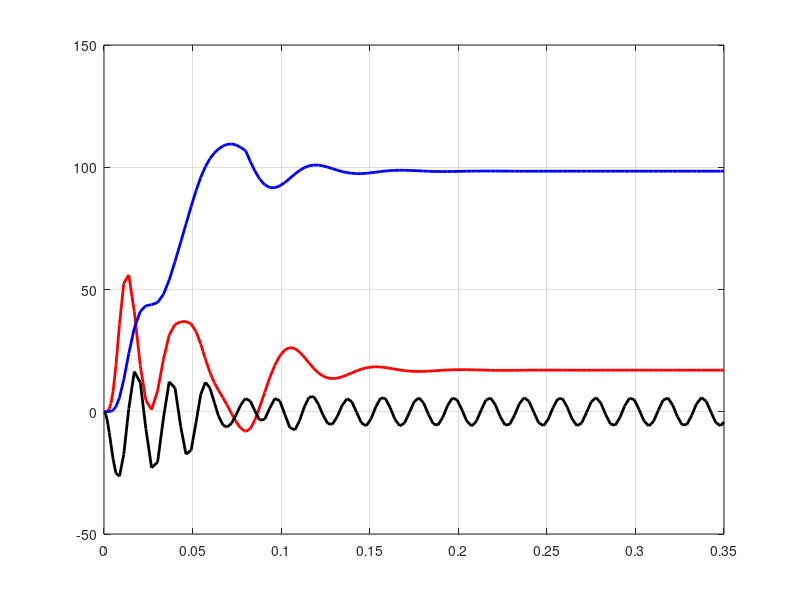

The MATLAB source for this figure: (Note: this script raises an error after producing the figure.)
load dataAlphaBeta;% Date out file TPCH1.m (Model AD+TPCH),
% or out file Difteplo1.m 
%Plot grafiki Tetalob and Tetapaz=f(t);
clc;
t=ans(1,:);
Moment=ans(2,:);
Omega=ans(3,:);
Isa=ans(4,:);
P1=ans(5,:);
Q1=ans(6,:);
%==================
figure(1);
hp2=plot(t,Moment,'r',t,Omega,'b',t,Isa,'k'); grid ;
set(hp2,'LineWidth',2);
%hx2=Xlabel('   time, [c] ');
%set(hx2,'FontSize',10,'FontWeight','bold');
hy2=Ylabel(' teta_lob [grag Celcia]');
set(hy2,'FontSize',10,'FontWeight','bold');
ht2=Title('Teperature  Tlob(t)');
set(ht2,'FontSize',12,'FontName','Arial','FontWeight','bold');
%--------------

%=========================
figure(2),
hp4=plot(t,P1,'r',t,Q1,'b'); grid ;
set(hp4,'LineWidth',2);
hx4=Xlabel(' time t*=t/Tbaz, [o.e] ');
set(hx4,'FontSize',10,'FontWeight','bold');
hy4=Ylabel(' t [Grag Celcia]  ');
set(hy4,'FontSize',10,'FontWeight','bold');
ht4=Title(' Tlob and Tpaz vc time');
set(ht4,'FontSize',12,'FontName','Arial','FontWeight','bold');
legend('Tlob','Tpaz',4);
%--------------
figure(3),
hp5=plot(t,Isa,'b'); grid ;
set(hp5,'LineWidth',2);
hx5=Xlabel(' time t*=t/Tbaz, [o.e] ');
set(hx5,'FontSize',10,'FontWeight','bold');
hy5=Ylabel(' t [Grag Celcia]  ');
set(hy5,'FontSize',10,'FontWeight','bold');
ht5=Title(' Tlob and Tpaz vc time');
set(ht5,'FontSize',12,'FontName','Arial','FontWeight','bold');
legend('Tlob','Tpaz',4);
%--------------
%End program